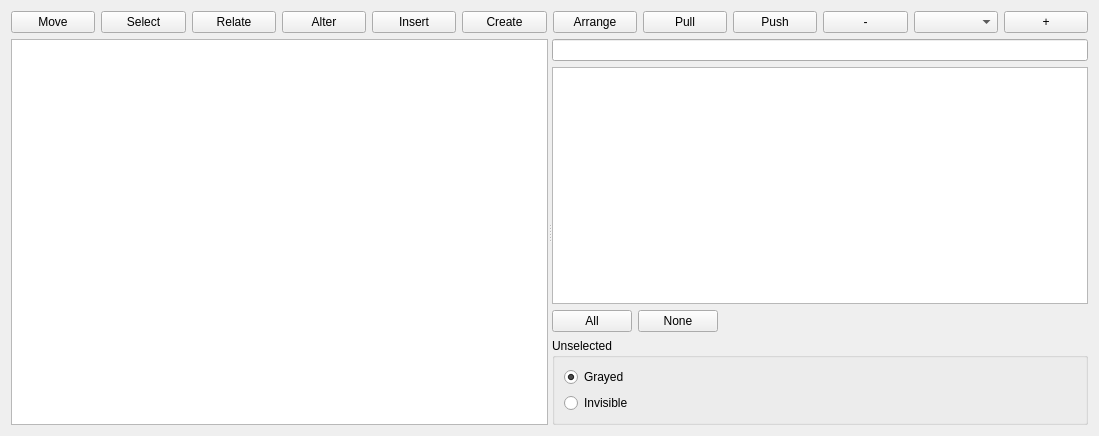
<?xml version="1.0" encoding="UTF-8"?>
<ui version="4.0">
 <class>Schema2View</class>
 <widget class="QWidget" name="Schema2View">
  <property name="geometry">
   <rect>
    <x>0</x>
    <y>0</y>
    <width>1099</width>
    <height>436</height>
   </rect>
  </property>
  <property name="windowTitle">
   <string>Form</string>
  </property>
  <layout class="QVBoxLayout" name="verticalLayout_3">
   <item>
    <layout class="QHBoxLayout" name="horizontalLayout">
     <item>
      <widget class="QPushButton" name="move">
       <property name="text">
        <string>Move</string>
       </property>
       <property name="checkable">
        <bool>true</bool>
       </property>
      </widget>
     </item>
     <item>
      <widget class="QPushButton" name="select">
       <property name="text">
        <string>Select</string>
       </property>
       <property name="checkable">
        <bool>true</bool>
       </property>
      </widget>
     </item>
     <item>
      <widget class="QPushButton" name="relate">
       <property name="text">
        <string>Relate</string>
       </property>
       <property name="checkable">
        <bool>true</bool>
       </property>
      </widget>
     </item>
     <item>
      <widget class="QPushButton" name="alter">
       <property name="text">
        <string>Alter</string>
       </property>
       <property name="checkable">
        <bool>true</bool>
       </property>
      </widget>
     </item>
     <item>
      <widget class="QPushButton" name="insert">
       <property name="text">
        <string>Insert</string>
       </property>
       <property name="checkable">
        <bool>true</bool>
       </property>
      </widget>
     </item>
     <item>
      <widget class="QPushButton" name="create">
       <property name="text">
        <string>Create</string>
       </property>
      </widget>
     </item>
     <item>
      <widget class="QPushButton" name="arrange">
       <property name="text">
        <string>Arrange</string>
       </property>
      </widget>
     </item>
     <item>
      <widget class="QPushButton" name="pull">
       <property name="text">
        <string>Pull</string>
       </property>
      </widget>
     </item>
     <item>
      <widget class="QPushButton" name="push">
       <property name="text">
        <string>Push</string>
       </property>
      </widget>
     </item>
     <item>
      <widget class="QPushButton" name="zoomOut">
       <property name="text">
        <string>-</string>
       </property>
      </widget>
     </item>
     <item>
      <widget class="QComboBox" name="scale"/>
     </item>
     <item>
      <widget class="QPushButton" name="zoomIn">
       <property name="text">
        <string>+</string>
       </property>
      </widget>
     </item>
    </layout>
   </item>
   <item>
    <widget class="QSplitter" name="splitter">
     <property name="orientation">
      <enum>Qt::Horizontal</enum>
     </property>
     <widget class="QGraphicsView" name="view"/>
     <widget class="QWidget" name="layoutWidget">
      <layout class="QVBoxLayout" name="verticalLayout_2">
       <item>
        <widget class="QLineEdit" name="filterLine"/>
       </item>
       <item>
        <widget class="QListView" name="filterView"/>
       </item>
       <item>
        <layout class="QHBoxLayout" name="horizontalLayout_2">
         <item>
          <widget class="QPushButton" name="checkAll">
           <property name="text">
            <string>All</string>
           </property>
          </widget>
         </item>
         <item>
          <widget class="QPushButton" name="uncheckAll">
           <property name="text">
            <string>None</string>
           </property>
          </widget>
         </item>
         <item>
          <spacer name="horizontalSpacer">
           <property name="orientation">
            <enum>Qt::Horizontal</enum>
           </property>
           <property name="sizeHint" stdset="0">
            <size>
             <width>40</width>
             <height>20</height>
            </size>
           </property>
          </spacer>
         </item>
        </layout>
       </item>
       <item>
        <widget class="QGroupBox" name="groupBox">
         <property name="title">
          <string>Unselected</string>
         </property>
         <layout class="QVBoxLayout" name="verticalLayout">
          <item>
           <widget class="QRadioButton" name="grayed">
            <property name="text">
             <string>Grayed</string>
            </property>
            <property name="checked">
             <bool>true</bool>
            </property>
           </widget>
          </item>
          <item>
           <widget class="QRadioButton" name="invisible">
            <property name="text">
             <string>Invisible</string>
            </property>
           </widget>
          </item>
         </layout>
        </widget>
       </item>
      </layout>
     </widget>
    </widget>
   </item>
  </layout>
 </widget>
 <resources/>
 <connections/>
</ui>
